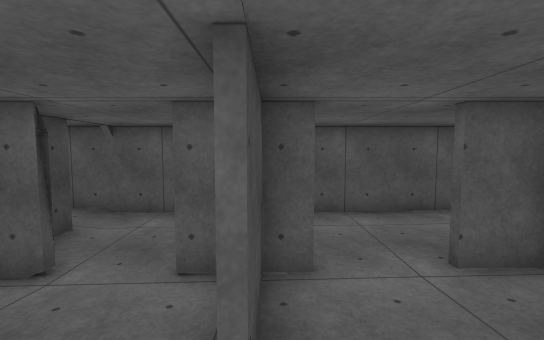
View 1 (above)

16 first-person views from a walk through a 3-D level made in the Unity game engine. The camera is 1.5 m above the floor, tilts 4° down and sees 90° across. Doors are open. The floor is counted in squares, 1 m on a side. Each view is taken from the middle of a square. On the plan, view 1 faces up. The plan holds only what a view shows up to about 14 squares ahead; the rest is blank. The player is left out. Some animated figures are not drawn. Surface patterns are stand-ins for the level's own textures.

View 2
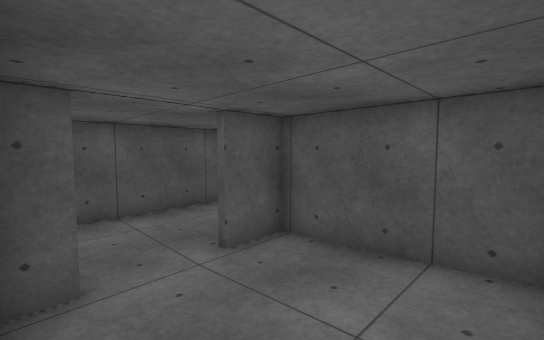

View 3
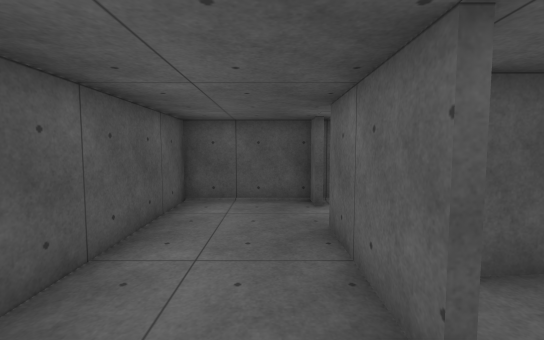

View 4
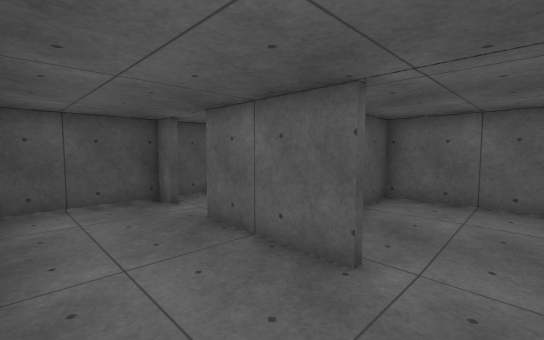

View 5
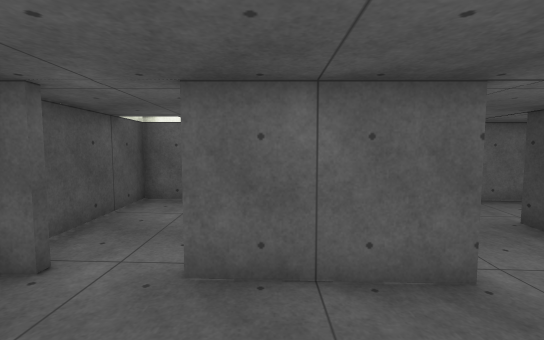

View 6
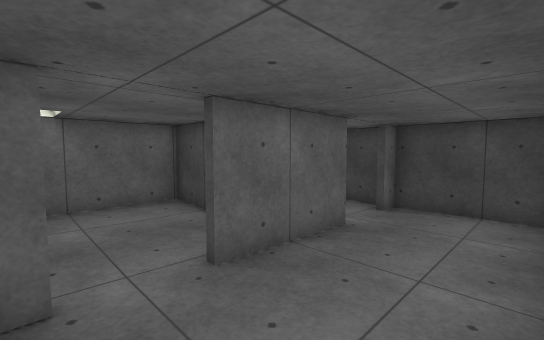

View 7
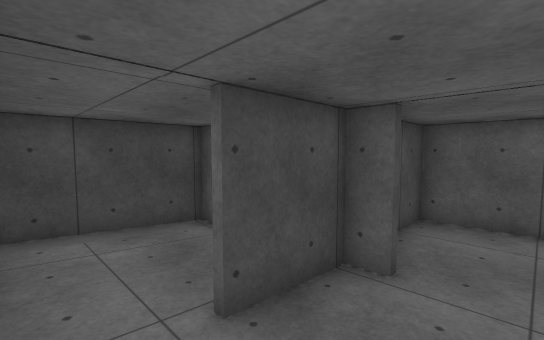

View 8
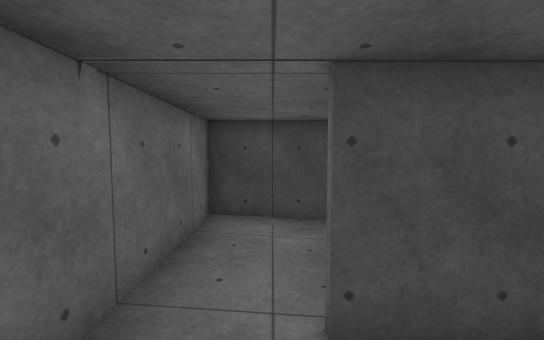

View 9
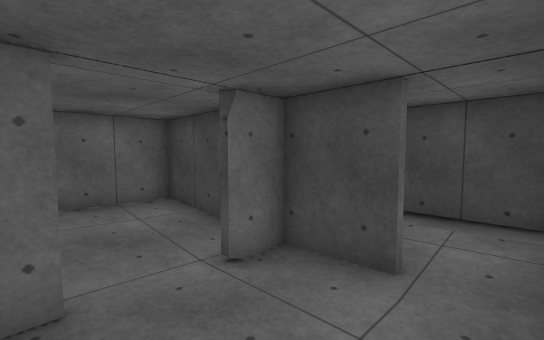

View 10
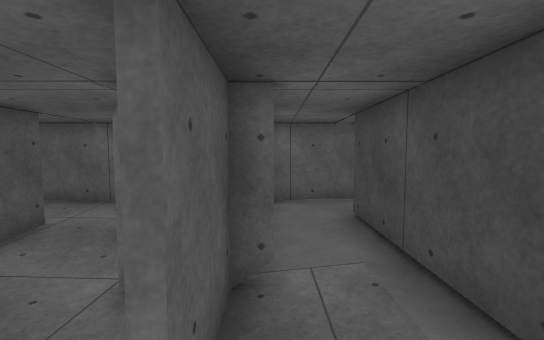

View 11
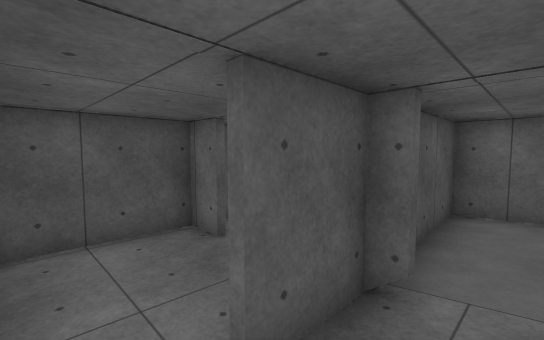

View 12
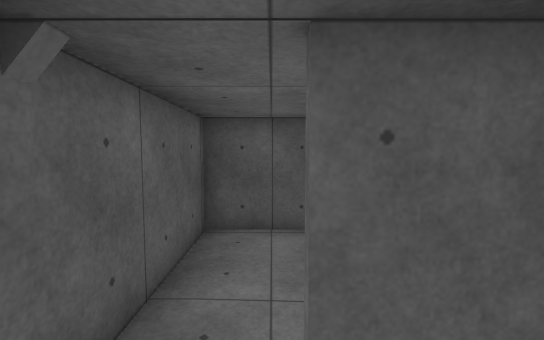

View 13
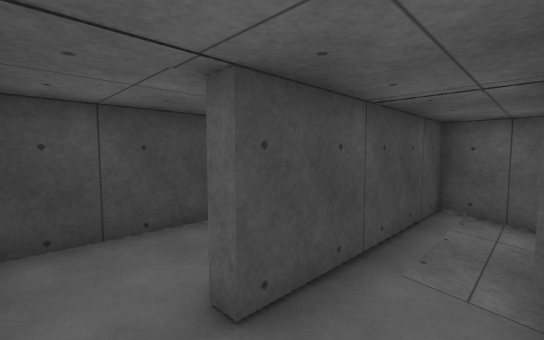

View 14
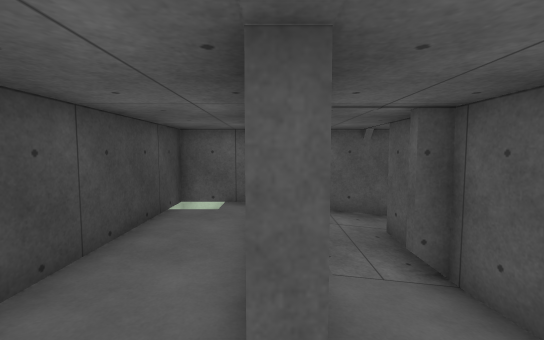

View 15
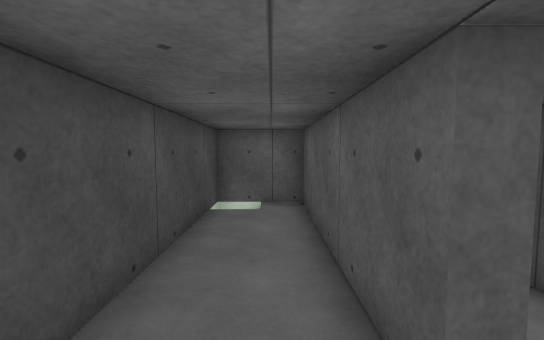

View 16
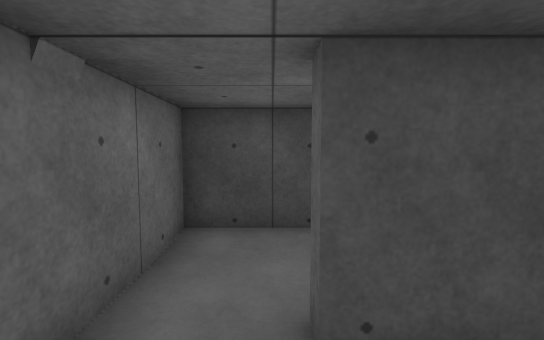

### Floor plan
Key: @ floor where view 1 was taken; # wall or solid block; . main floor; : floor 0.25 m higher than the main floor; - floor 0.25 m lower than the main floor; D open door; v drop or lower ground.
Columns run from 10 left of view 1 to 9 right of it. Each row starts with its distance up from view 1.
  8 ####################
  7 #v:#..----#----....#
  6 #::#..----#----....#
  5 #:.#.-#---#----....#
  4 #:.#.##--##--####.#D
  3 #:.#.-#---#---#....D
  2 #:.#..#---#...#....D
  1 #:....#.......#....D
  0 #:....#...@...#....#
 -1 ####################

Where each view was taken, in squares from view 1:
view 1: 0 up, 0 right, facing up
view 2: 0 up, 0 right, facing up-right
view 3: 5 up, 1 right, facing right
view 4: 7 up, 1 right, facing down-right
view 5: 7 up, 5 right, facing down
view 6: 7 up, 8 right, facing down-left
view 7: 0 up, 2 right, facing up-left
view 8: 1 up, 2 right, facing left
view 9: 7 up, 1 left, facing down-left
view 10: 7 up, 5 left, facing down
view 11: 7 up, 6 left, facing down-right
view 12: 6 up, 6 left, facing right
view 13: 0 up, 5 left, facing up-left
view 14: 0 up, 7 left, facing up
view 15: 0 up, 8 left, facing up
view 16: 1 up, 5 left, facing left
